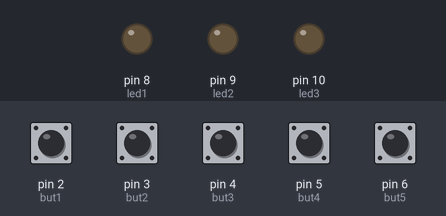
Simulated run of this sketch. Board: Arduino Uno, built with avr-gcc and run on an emulated ATmega328P. On the bench: output pins drawn as LEDs (lit = HIGH). The test bench sets the inputs (shaded band); at power-on: pin 2 (but1), pin 3 (but2), pin 4 (but3), pin 5 (but4), pin 6 (but5) LOW.

Above: at 1.2 s.
1.3 s: pin 5 (but4) pulled HIGH for 0.15 s
At 1.42 s:
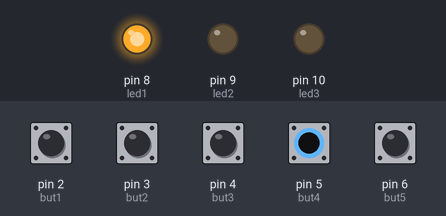
3.5 s: pin 3 (but2) pulled HIGH for 0.15 s
At 3.57 s:
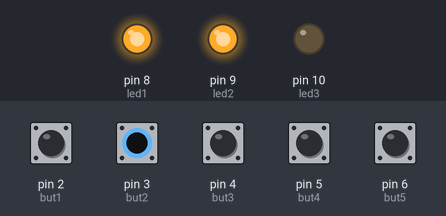
5.1 s: pin 4 (but3) pulled HIGH for 0.15 s
At 5.17 s:
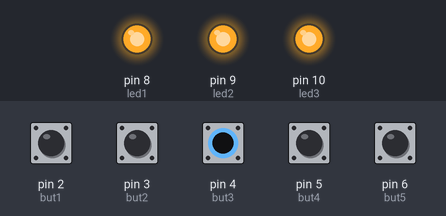
Timing chart, 0 to 8.1 s (numbered marks = the images above; inputs shaded):
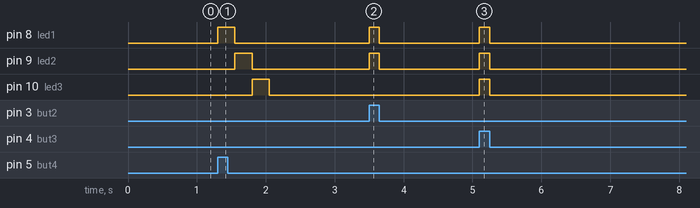

Measured:
- after the input at 1.3 s, pin 8 (led1): LOW → HIGH at once, → LOW 0.25 s later; pin 9 (led2): LOW → HIGH after 0.25 s, → LOW 0.25 s later; pin 10 (led3): LOW → HIGH after 0.50 s, → LOW 0.25 s later
- after the input at 3.5 s, pin 8 (led1), pin 9 (led2): LOW → HIGH at once, → LOW 0.15 s later
- after the input at 5.1 s, pin 8 (led1), pin 9 (led2), pin 10 (led3): LOW → HIGH at once, → LOW 0.15 s later

The sketch:

if_else_button.ino
```cpp
int but1 = 2; // buton pinlerini atadık
int but2 = 3;
int but3 = 4;
int but4 = 5;
int but5 = 6;

int led1 = 8;   // Led pinlerini atadık
int led2 = 9;
int led3 = 10;

int b1d;// Buton 1 okunan değerini kaydetmemiz için db1 adında değişken atayoruz...ve diğerleri için
int b2d;
int b3d;
int b4d;
int b5d;

void setup()
{
  pinMode(but1 , INPUT); // Buton pinlerini giriş olarak atadık
  pinMode(but2 , INPUT);
  pinMode(but3 , INPUT);
  pinMode(but4 , INPUT);
  pinMode(but5 , INPUT);

  pinMode(led1 , OUTPUT); // Led pinlerini çıkış olarak atadık
  pinMode(led2 , OUTPUT);
  pinMode(led3 , OUTPUT);
}

void loop()
{
  b1d = digitalRead(but1);  // butonları oku ve durum bilgilerini değişkenlere kaydet
  b2d = digitalRead(but2);
  b3d = digitalRead(but3);
  b4d = digitalRead(but4);
  b5d = digitalRead(but5);

  if (b1d == HIGH) // b1d HIGH ise ( bu bağlantıda 1. butona basılmış ise)
    digitalWrite(led1 , HIGH);// led1'i yak

  else if (b2d == HIGH)  // b1d HIGH değil, b2d HIGH ise ( yani 2. butona basılmış ise)
  {
    digitalWrite(led1 , HIGH); //led1'i yak
    digitalWrite(led2 , HIGH); //led2'yi yak
  }

  else if (b3d == HIGH)      //3. butona basılmı ise
  {
    digitalWrite(led1 , HIGH);  // but3'e basıldığında led1 led2 ve led3 yakacak
    digitalWrite(led2 , HIGH);
    digitalWrite(led3 , HIGH);
  }
  else if (b4d == HIGH)        // 4. butona basılmış ise
  {
    digitalWrite(led1 , HIGH);  //ledler sırasi ise yanıp sönecekler
    delay(250);
    digitalWrite(led1 ,  LOW);
    digitalWrite(led2 , HIGH);
    delay(250);
    digitalWrite(led2 ,  LOW);
    digitalWrite(led3 , HIGH);
    delay(250);
    digitalWrite(led3 ,  LOW);
  }
  else if (b5d == HIGH)        // 5. butona basılmış ise
  {
    digitalWrite(led1 , HIGH);  // but5'e basıldığında led1 led2 ve led3 yakacak ve 250 ms sonra söndürecek.
    digitalWrite(led2 , HIGH);
    digitalWrite(led3 , HIGH);
    delay(250);
    digitalWrite(led1 ,  LOW);
    digitalWrite(led2 ,  LOW);
    digitalWrite(led3 ,  LOW);
    delay(250);
  }
  else          // eğer hiç bir butona basılmamış ise
  {
    digitalWrite(led1 ,  LOW); // tüm ledleri söndür.
    digitalWrite(led2 ,  LOW);
    digitalWrite(led3 ,  LOW);
  }
}
```
